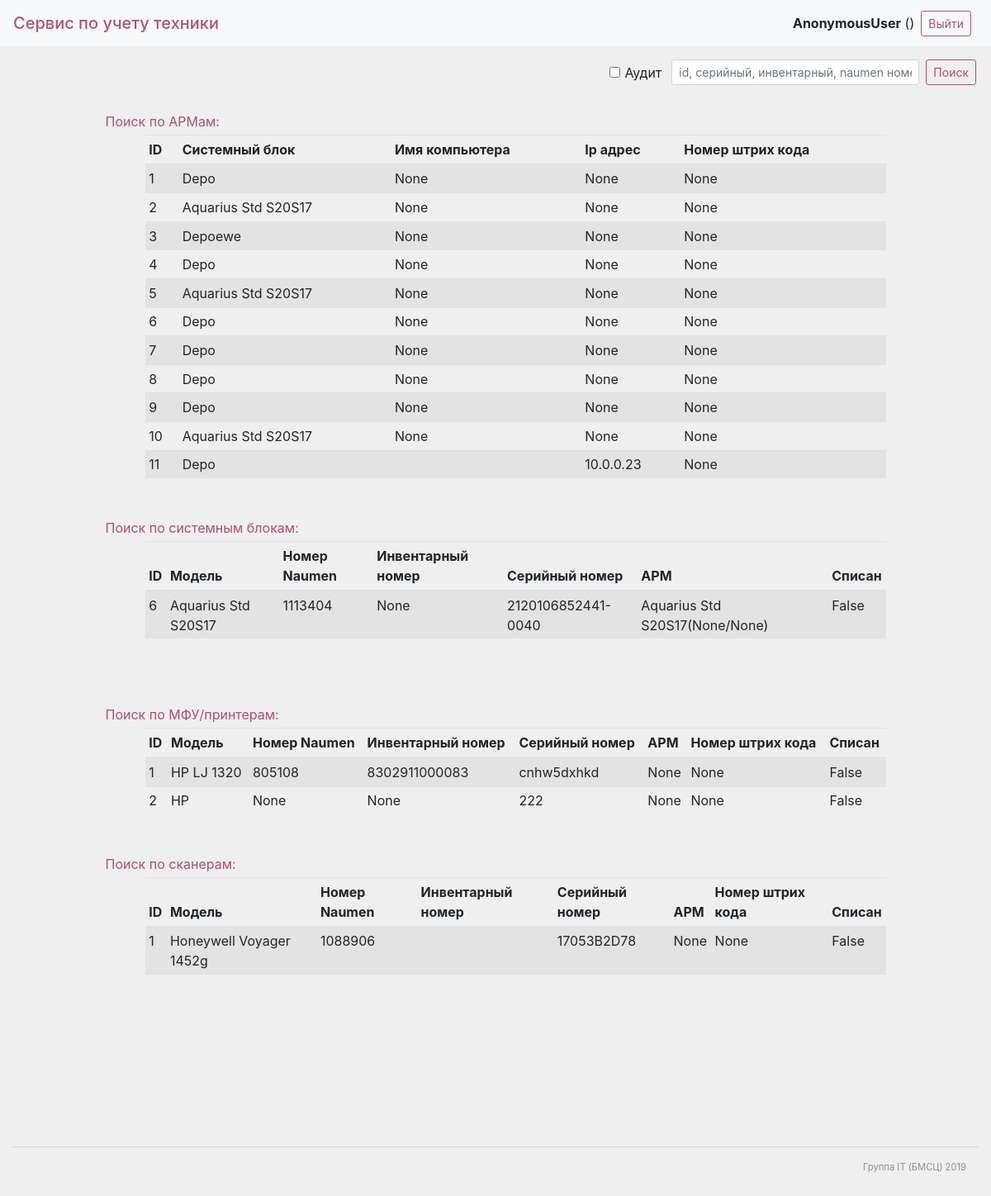
The app's page /app/search with its own data.
### app/models.py (models this page shows, shortened)
class ARM(models.Model):
    unit_arm = models.ForeignKey("Unit", default='', on_delete=models.CASCADE, null=False, blank=False, related_name='unit_arm_id', verbose_name="Системный блок")
    monitor_arm = models.ForeignKey("Monitor", default='', on_delete=models.CASCADE, null=False, blank=False, related_name='monitor_arm_id', verbose_name="Монитор")
    printer_arm = models.ForeignKey("Printer", on_delete=models.SET_NULL, null=True, blank=True, related_name='printer_arm_id', verbose_name="Принтер")
    scanner_arm = models.ForeignKey("Scanner", on_delete=models.SET_NULL, null=True, blank=True, related_name='scanner_arm_id', verbose_name="Сканер")
    ibp_arm = models.ForeignKey("IBP", on_delete=models.SET_NULL, null=True, blank=True, related_name='ibp_arm_id', verbose_name="ИБП")
    scale_arm = models.ForeignKey("Scale", on_delete=models.SET_NULL, null=True, blank=True, related_name='scale_arm_id', verbose_name="Весы")
    phone_arm = models.ForeignKey("Phone", on_delete=models.SET_NULL, null=True, blank=True, related_name='phone_arm_id', verbose_name="Телефон")
    comp_name = models.CharField(max_length=100, null=True, blank=True, verbose_name="Имя компьютера")
    ip = models.CharField(max_length=100, null=True, blank=True, verbose_name="IP-адрес")
    barcode_id = models.CharField(max_length=100, null=True, blank=True, verbose_name="Id штрих-кода")
    barcode = models.TextField(null=True, blank=True, verbose_name='Штрих-код')
    comment = models.TextField(null=True, blank=True, verbose_name="Комментарий")
    class Meta:
        verbose_name = "АРМ"
        verbose_name_plural = "АРМы"
    def __str__(self):
        return "{0}({1}/{2})".format(self.unit_arm, self.comp_name, self.ip)

class Unit(models.Model):
    model = models.CharField(max_length=255, null=False, blank=False, verbose_name="Модель")
    memory = models.PositiveSmallIntegerField(default=0, null=True, blank=True, verbose_name="Память (Гб)")
    os = models.CharField(max_length=255, null=True, blank=True, verbose_name="Операционная система")
    id_naumen = models.CharField(max_length=255, null=True, blank=True, verbose_name="Номер в Naumen")
    id_invent = models.CharField(max_length=255, null=True, blank=True, verbose_name="Инвентарный номер")
    id_sn = models.CharField(max_length=255, default='', null=False, blank=False, unique=True, verbose_name="Серийный номер")
    arm = models.ForeignKey(ARM, on_delete=models.SET_NULL, null=True, blank=True, verbose_name="АРМ")
    retired = models.BooleanField(default=False, null=True, blank=True, verbose_name="Списан")
    class Meta:
        verbose_name = "Системный блок"
        verbose_name_plural = "Системные блоки"
    def __str__(self):
        return "{}".format(self.model)

class Printer(models.Model):
    model = models.CharField(max_length=255, null=False, blank=False, verbose_name="Модель")
    id_naumen = models.CharField(max_length=255, null=True, blank=True, verbose_name="Номер в Naumen")
    id_invent = models.CharField(max_length=255, null=True, blank=True, verbose_name="Инвентарный номер")
    id_sn = models.CharField(max_length=255, default='', null=False, blank=False, unique=True, verbose_name="Серийный номер")
    arm = models.ForeignKey(ARM, on_delete=models.SET_NULL, null=True, blank=True, verbose_name="АРМ")
    ip = models.CharField(max_length=100, null=True, blank=True, verbose_name="IP-адрес")
    barcode_id = models.CharField(max_length=100, null=True, blank=True, verbose_name="Id штрих-кода")
    barcode = models.TextField(null=True, blank=True, verbose_name='Штрих-код')
    retired = models.BooleanField(default=False, null=True, blank=True, verbose_name="Списан")
    class Meta:
        verbose_name = "МФУ / Принтер"
        verbose_name_plural = "МФУ / Принтеры"

class Scanner(models.Model):
    model = models.CharField(max_length=255, null=False, blank=False, verbose_name="Модель")
    id_naumen = models.CharField(max_length=255, null=True, blank=True, verbose_name="Номер в Naumen")
    id_invent = models.CharField(max_length=255, null=True, blank=True, verbose_name="Инвентарный номер")
    id_sn = models.CharField(max_length=255, default='', null=False, blank=False, unique=True, verbose_name="Серийный номер")
    id_sn_base = models.CharField(max_length=100, null=True, blank=True, verbose_name="Серийный номер базы")
    arm = models.ForeignKey(ARM, on_delete=models.SET_NULL, null=True, blank=True, verbose_name="АРМ")
    barcode_id = models.CharField(max_length=100, null=True, blank=True, verbose_name="Id штрих-кода")
    barcode = models.TextField(null=True, blank=True, verbose_name='Штрих-код')
    retired = models.BooleanField(default=False, null=True, blank=True, verbose_name="Списан")
    class Meta:
        verbose_name = "Сканер"
        verbose_name_plural = "Сканеры"

### app/views.py (the view)
# urls.py: path('search', Search.as_view(), name='search'),
class Search(View):
    def get(self, request):
        context = {}
        audit = request.GET.get('audit', '') == 'on'
        num = request.GET.get('search')
        if audit:
            arms_s = ARM.objects.filter(Q(barcode_id=num))
            printers_s = Printer.objects.filter(Q(barcode_id=num))
            ibps_s = IBP.objects.filter(Q(barcode_id=num))
            scanners_s = Scanner.objects.filter(Q(barcode_id=num))
            scales_s = Scale.objects.filter(Q(barcode_id=num))
            context.update({'arms': arms_s, 'printers': printers_s, 'ibps': ibps_s, 'scanners': scanners_s, 'scales': scales_s})
        else:
            arms_s = ARM.objects.filter(Q(pk=num) | Q(barcode_id=num))
            units_s = Unit.objects.filter(Q(pk=num) | Q(id_naumen=num) | Q(id_invent=num) | Q(id_sn=num))
            monitors_s = Monitor.objects.filter(Q(pk=num) | Q(id_naumen=num) | Q(id_invent=num) | Q(id_sn=num))
            printers_s = Printer.objects.filter(Q(pk=num) | Q(id_naumen=num) | Q(id_invent=num) | Q(id_sn=num) | Q(barcode_id=num))
            ibps_s = IBP.objects.filter(Q(pk=num) | Q(id_naumen=num) | Q(id_invent=num) | Q(id_sn=num) | Q(barcode_id=num))
            scanners_s = Scanner.objects.filter(Q(pk=num) | Q(id_naumen=num) | Q(id_invent=num) | Q(id_sn=num) | Q(barcode_id=num))
            scales_s = Scale.objects.filter(Q(pk=num) | Q(id_naumen=num) | Q(id_invent=num) | Q(id_sn=num) | Q(barcode_id=num))
            phones_s = Phone.objects.filter(Q(pk=num) | Q(id_naumen=num) | Q(id_invent=num) | Q(id_sn=num) | Q(barcode_id=num))
            routers_s = Router.objects.filter(Q(pk=num) | Q(id_invent=num) | Q(id_sn=num))
            context.update({'arms': arms_s, 'units': units_s, 'monitors': monitors_s, 'printers': printers_s,
                            'ibps': ibps_s, 'scanners': scanners_s, 'scales': scales_s, 'phones': phones_s,
                            'routers': routers_s})
        return render(request, 'search.html', context=context)

### templates/search.html (shortened to what this page needs)
{% extends "base.html" %}
{% block content %}
    <div class="container-fluid">
            <div class="row d-flex justify-content-center my-3">
                        <div class="col-10 my-3">
                            {% if arms %}
                            <div class="search_title">Поиск по АРМам:</div>
                                <div class="ml-5 mt-1">
                                    <table class="table table-striped table-sm">
                                        <thead>
                                            <tr>
                                                <th>ID</th>
                                                <th>Системный блок</th>
                                                <th>Имя компьютера</th>
                                                <th>Ip адрес</th>
                                                <th>Номер штрих кода</th>
                                            </tr>
                                        </thead>
                                        {% for arm in arms %}
                                            <tr>
                                                <td> {{ arm.pk }} </td>
                                                <td> {{ arm.unit_arm }} </td>
                                                <td> {{ arm.comp_name }} </td>
                                                <td> {{ arm.ip }} </td>
                                                <td> {{ arm.barcode_id }} </td>
                                            </tr>
                                        {% endfor %}
                                    </table>
                                </div>
                            {% endif%}
                        </div>
                        <div class="col-10 my-3">
                            {% if units %}
                            <div class="search_title">Поиск по системным блокам:</div>
                            <div class="ml-5 mt-1">
                                <table class="table table-striped table-sm">
                                    <thead>
                                        <tr>
                                            <th>ID</th>
                                            <th>Модель</th>
                                            <th>Номер Naumen</th>
                                            <th>Инвентарный номер</th>
                                            <th>Серийный номер</th>
                                            <th>АРМ</th>
                                            <th>Списан</th>
                                        </tr>
                                    </thead>
                                    {% for unit in units %}
                                        <tr>
                                            <td> {{ unit.pk }} </td>
                                            <td> {{ unit.model }} </td>
                                            <td> {{ unit.id_naumen }} </td>
                                            <td> {{ unit.id_invent }} </td>
                                            <td> {{ unit.id_sn }} </td>
                                            <td> {{ unit.arm }} </td>
                                            <td> {{ unit.retired }} </td>
                                        </tr>
                                    {% endfor %}
                                </table>
                            </div>
                            {% endif%}
                        </div>
                        <div class="col-10 my-3">
                        {% if printers %}
                            <div class="search_title">Поиск по МФУ/принтерам:</div>
                                <div class="ml-5 mt-1">
                                    <table class="table table-striped table-sm">
                                        <thead>
                                            <tr>
                                                <th>ID</th>
                                                <th>Модель</th>
                                                <th>Номер Naumen</th>
                                                <th>Инвентарный номер</th>
                                                <th>Серийный номер</th>
                                                <th>АРМ</th>
                                                <th>Номер штрих кода</th>
                                                <th>Списан</th>
                                            </tr>
                                        </thead>
                                        {% for printer in printers %}
                                            <tr>
                                                <td> {{ printer.pk }} </td>
                                                <td> {{ printer.model }} </td>
                                                <td> {{ printer.id_naumen }} </td>
                                                <td> {{ printer.id_invent }} </td>
                                                <td> {{ printer.id_sn }} </td>
                                                <td> {{ printer.arm }} </td>
                                                <td> {{ printer.barcode_id }} </td>
                                                <td> {{ printer.retired }} </td>
                                            </tr>
                                        {% endfor %}
                                    </table>
                                </div>
                        {% endif%}
                        </div>
                        <div class="col-10 my-3">
                        {% if scanners %}
                            <div class="search_title">Поиск по сканерам:</div>
                                <div class="ml-5 mt-1">
                                    <table class="table table-striped table-sm">
                                        <thead>
                                            <tr>
                                                <th>ID</th>
                                                <th>Модель</th>
                                                <th>Номер Naumen</th>
                                                <th>Инвентарный номер</th>
                                                <th>Серийный номер</th>
                                                <th>АРМ</th>
                                                <th>Номер штрих кода</th>
                                                <th>Списан</th>
                                            </tr>
                                        </thead>
                                        {% for scanner in scanners %}
                                            <tr>
                                                <td> {{ scanner.pk }} </td>
                                                <td> {{ scanner.model }} </td>
                                                <td> {{ scanner.id_naumen }} </td>
                                                <td> {{ scanner.id_invent }} </td>
                                                <td> {{ scanner.id_sn }} </td>
                                                <td> {{ scanner.arm }} </td>
                                                <td> {{ scanner.barcode_id }} </td>
                                                <td> {{ scanner.retired }} </td>
                                            </tr>
                                        {% endfor %}
                                    </table>
                                </div>
                        {% endif%}
                        </div>
            </div>
    </div>
{% endblock %}

### templates/base.html (shortened to what this page needs)
<!DOCTYPE html>
{% load static %}
<html lang="en">
<head>
    <link rel="stylesheet" href="https://stackpath.bootstrapcdn.com/bootstrap/4.3.1/css/bootstrap.min.css">
    <link rel="stylesheet" href="https://stackpath.bootstrapcdn.com/font-awesome/4.7.0/css/font-awesome.min.css">
    <link rel="stylesheet" href='{% static "css/main_style.css" %}'>
</head>
<body>
    {% block header %}
    <nav class="navbar navbar-light bg-light">
        <span class="navbar-brand my-0 h1"><a href="{% url 'home' %}">Сервис по учету техники</a></span>
        <form class="form-inline" action="{% url 'logout' %}" method="get">
            <span class="mb-0"><b>{{ user }}</b> ({{ user.get_role_display }})</span>
            <button class="btn btn-sm btn-outline-primary mx-2" type="submit">Выйти</button>
        </form>
    </nav>
	{% endblock %}
    {% block search %}
        <div class="row d-flex justify-content-end my-3">
            <div class="col-12 d-flex justify-content-end">
                <form action="{% url 'search' %}" method="get" class="form-row">
                    <div class="form-check form-check-inline">
                        <input class="form-check-input" type="checkbox" id="audit" name="audit">
                        <label class="form-check-label" for="audit">Аудит</label>
                    </div>
                    <input name="search" type="text" required placeholder="id, серийный, инвентарный, naumen номер" class="form-control form-control-sm" style="width: 300px">
                    <button class="btn btn-sm btn-outline-primary mx-2" type="submit">Поиск</button>
                </form>
            </div>
        </div>
    {% endblock %}
    {% block content %}{% endblock %}
    {% block footer %}
        <div class="container-fluid my-5 footer">
            <hr>
            <div class="row d-flex justify-content-end">
                <div class="col-5 d-flex justify-content-end">Группа IT (БМСЦ) 2019</div>
            </div>
        </div>
    {% endblock %}
</body>
</html>

### records on screen
ARM: pk "1", unit_arm "Depo", comp_name "None", ip "None", barcode_id "None"
ARM: pk "2", unit_arm "Aquarius Std S20S17", comp_name "None", ip "None", barcode_id "None"
ARM: pk "3", unit_arm "Depoewe", comp_name "None", ip "None", barcode_id "None"
ARM: pk "4", unit_arm "Depo", comp_name "None", ip "None", barcode_id "None"
ARM: pk "5", unit_arm "Aquarius Std S20S17", comp_name "None", ip "None", barcode_id "None"
ARM: pk "6", unit_arm "Depo", comp_name "None", ip "None", barcode_id "None"
ARM: pk "7", unit_arm "Depo", comp_name "None", ip "None", barcode_id "None"
ARM: pk "8", unit_arm "Depo", comp_name "None", ip "None", barcode_id "None"
ARM: pk "9", unit_arm "Depo", comp_name "None", ip "None", barcode_id "None"
ARM: pk "10", unit_arm "Aquarius Std S20S17", comp_name "None", ip "None", barcode_id "None"
ARM: pk "11", unit_arm "Depo", ip "10.0.0.23", barcode_id "None"
Unit: pk "6", model "Aquarius Std S20S17", id_naumen "1113404", id_invent "None", id_sn "2120106852441-0040", arm "Aquarius Std S20S17(None/None)", retired "False"
Printer: pk "1", model "HP LJ 1320", id_naumen "805108", id_invent "8302911000083", id_sn "cnhw5dxhkd", arm "None", barcode_id "None", retired "False"
Printer: pk "2", model "HP", id_naumen "None", id_invent "None", id_sn "222", arm "None", barcode_id "None", retired "False"
Scanner: pk "1", model "Honeywell Voyager 1452g", id_naumen "1088906", id_sn "17053B2D78", arm "None", barcode_id "None", retired "False"

### other values on screen
{{ user }} "AnonymousUser"
